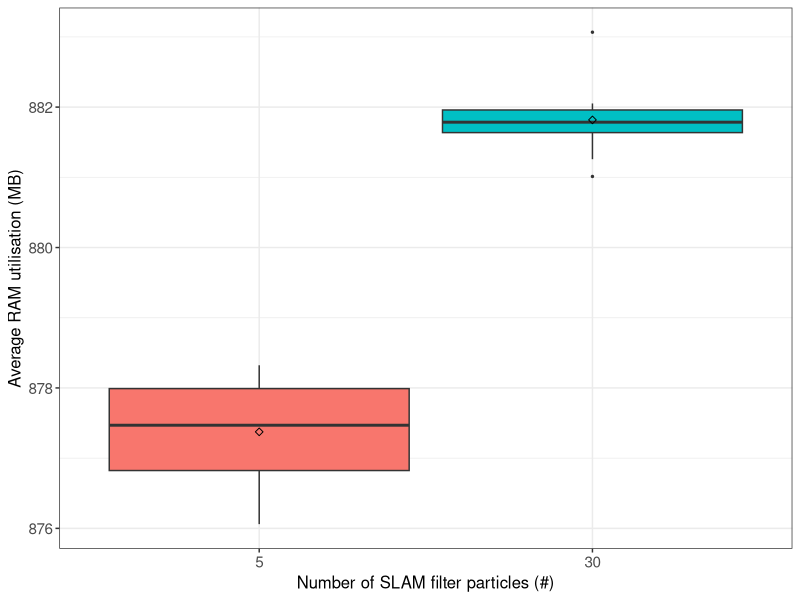

Source code (R): (Note: this script raises an error after producing the figure.)
## ---- chunk 1
if (!require('tidyverse')) install.packages('tidyverse', dependencies = TRUE); library('tidyverse')
if (!require('ggpubr')) install.packages('ggpubr', dependencies = TRUE); library('ggpubr')
if (!require('rstatix')) install.packages('rstatix', dependencies = TRUE); library('rstatix')
if (!require('ggplot2')) install.packages('ggplot2', dependencies = TRUE); library('ggplot2')
## ---- chunk 2
data <- read.csv(file = '../../raw_data/test_particles/run_table.csv')
data$avg_memory_util <- data$avg_memory_util / 1000000
data <- subset(data, select = c(X__run_id, particles, avg_memory_util))
data$particles <- as.factor(data$particles)
data$avg_memory_util <- as.numeric(data$avg_memory_util)
## ---- chunk 3
data %>%
  group_by(particles) %>%
  get_summary_stats(avg_memory_util, type = "mean_sd")
## ---- chunk 4
#pdf(file = "../../figures/particles_effect/ram-utilisation.pdf")

ggplot(data, aes(x = particles, y = avg_memory_util, fill = particles)) +
  theme_bw() + 
  geom_boxplot(width = 0.9, outlier.size = 0.5) + 
  stat_summary(fun = mean, color = 'black', geom = 'point', shape = 5, size = 1.5) +
  labs(x = "Number of SLAM filter particles (#)", y = "Average RAM utilisation (MB)") +
  theme(legend.position = 'none') +
  theme(
    axis.title.x = element_text(size = 12, family = 'sans'),
    axis.title.y = element_text(size = 12, family = 'sans'),
    axis.text.x = element_text(size = 11, family = 'sans'),
    axis.text.y = element_text(size = 11, family = 'sans')
  )

#dev.off()
## ---- chunk 5
data %>% 
  group_by(particles) %>%
  identify_outliers(avg_memory_util)
## ---- chunk 6
data %>%
  rstatix::wilcox_test(avg_memory_util ~ particles) %>%
  add_significance()
## ---- chunk 7
data %>%
  wilcox_effsize(avg_memory_util ~ particles)
